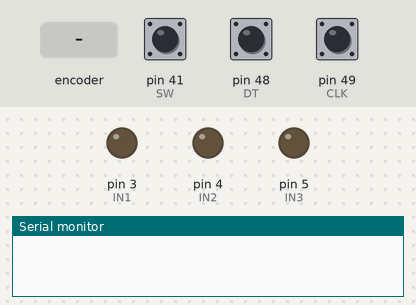
This sketch was run on a simulated Arduino Mega 2560, built with avr-gcc and run on an emulated ATmega2560. Shown: output pins drawn as LEDs (lit = HIGH), the last lines printed to the serial monitor. Inputs (shaded band) come from the test bench; at power-on: pin 41 (SW) HIGH, pin 48 (DT) HIGH, pin 49 (CLK) HIGH.

Above: at 1.2 s.
1.3 s: rotary encoder on pin 49 (CLK) / pin 48 (DT) turned 2 steps (second pin leading)
At 2.1 s:
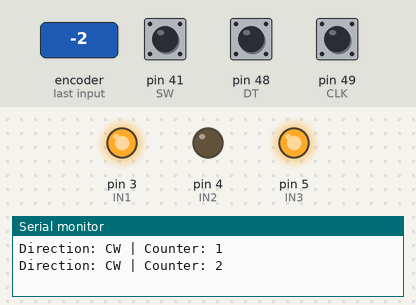
3.2 s: rotary encoder on pin 49 (CLK) / pin 48 (DT) turned 1 step (first pin leading)
At 3.9 s:
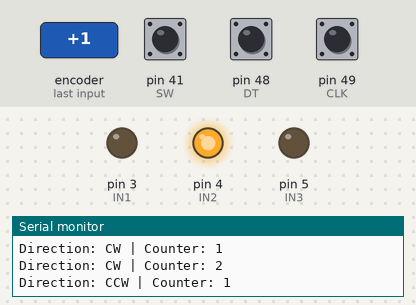
Timing chart, 0 to 6.2 s (numbered marks = the images above; inputs shaded):
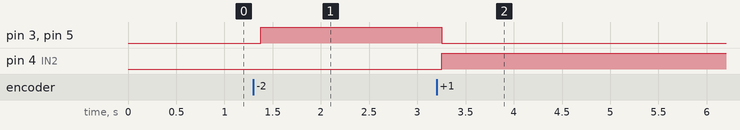

The sketch:

encoderwrite.ino
```cpp
// Rotary Encoder Inputs
#define CLK 49
#define DT 48
#define SW 41
#define IN1 3
#define IN2 4
#define IN3 5
#define IN4 6
int enA = 3;
int enB = 5;
int counter = 0;
int currentStateCLK;
int lastStateCLK;
String currentDir = "";
unsigned long lastButtonPress = 0;

void setup() {

  // Set encoder pins as inputs
  pinMode(CLK, INPUT);
  pinMode(DT, INPUT);
  pinMode(SW, INPUT_PULLUP);
  pinMode(enA, OUTPUT);
  pinMode(enB, OUTPUT);
  pinMode(IN1, OUTPUT);
  pinMode(IN2, OUTPUT);

  // Setup Serial Monitor
  Serial.begin(9600);

  // Read the initial state of CLK
  lastStateCLK = digitalRead(CLK);
}

void loop() {

  // Read the current state of CLK
  currentStateCLK = digitalRead(CLK);
  if (currentStateCLK != lastStateCLK  && currentStateCLK == 1) {
    if (digitalRead(DT) != currentStateCLK) {
      counter --;
      if (counter > 0) {
        analogWrite(enA, counter);
        analogWrite(enB,counter);
        digitalWrite(IN1, LOW);
        digitalWrite(IN2, HIGH);
        digitalWrite(IN3, LOW);
        digitalWrite(IN4, counter);
      }
      else {
        analogWrite(enA, 0);
        analogWrite(enB, 0);
        digitalWrite(IN1, LOW);
        digitalWrite(IN2, LOW);
        digitalWrite(IN3, LOW);
        digitalWrite(IN4, LOW);
      }
      currentDir = "CCW";
    } else {
      // Encoder is rotating CW so increment
      counter ++;
      analogWrite(enA, counter);
      analogWrite(enB, counter);
      digitalWrite(IN1, HIGH);
      digitalWrite(IN2, LOW);
      digitalWrite(IN3, counter);
      digitalWrite(IN4, LOW);
      currentDir = "CW";
    }

    Serial.print("Direction: ");
    Serial.print(currentDir);
    Serial.print(" | Counter: ");
    Serial.println(counter);
  }
  // Remember last CLK state
  lastStateCLK = currentStateCLK;

  // Read the button state
  int btnState = digitalRead(SW);

  //If we detect LOW signal, button is pressed
  if (btnState == LOW) {
    //if 50ms have passed since last LOW pulse, it means that the
    //button has been pressed, released and pressed again
    if (millis() - lastButtonPress > 50) {
      Serial.println("Button pressed!");
      counter = 0;
      analogWrite(enA, counter);
      analogWrite(enB, counter);
    }
    // Remember last button press event
    lastButtonPress = millis();
  }
  // Put in a slight delay to help debounce the reading
  delay(1);
}
```

Measured:
- after the input at 1.3 s, pin 3 (IN1), pin 5 (IN3): LOW → HIGH after 0.08 s
- after the input at 3.2 s, pin 3 (IN1), pin 5 (IN3): HIGH → LOW after 0.05 s; pin 4 (IN2): LOW → HIGH after 0.05 s
